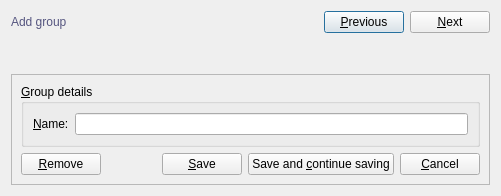
<?xml version="1.0" encoding="UTF-8"?>
<ui version="4.0">
 <class>GroupForm</class>
 <widget class="QDialog" name="GroupForm">
  <property name="geometry">
   <rect>
    <x>0</x>
    <y>0</y>
    <width>501</width>
    <height>196</height>
   </rect>
  </property>
  <property name="windowTitle">
   <string>Group :: Form</string>
  </property>
  <property name="windowIcon">
   <iconset resource="resources.qrc">
    <normaloff>:/default/static/default/icons/22x22/face-devilish.png</normaloff>:/default/static/default/icons/22x22/face-devilish.png</iconset>
  </property>
  <layout class="QGridLayout" name="gridLayout">
   <item row="0" column="0">
    <layout class="QHBoxLayout" name="horizontalLayout_2">
     <item>
      <widget class="QLabel" name="titleLabel">
       <property name="styleSheet">
        <string notr="true">color: rgb(85, 85, 127);
font: 75 14pt &quot;DejaVu Sans Mono&quot;;</string>
       </property>
       <property name="text">
        <string>Add group</string>
       </property>
      </widget>
     </item>
     <item>
      <spacer name="horizontalSpacer_3">
       <property name="orientation">
        <enum>Qt::Horizontal</enum>
       </property>
       <property name="sizeHint" stdset="0">
        <size>
         <width>40</width>
         <height>20</height>
        </size>
       </property>
      </spacer>
     </item>
     <item>
      <widget class="QPushButton" name="previousPushButton">
       <property name="text">
        <string>&amp;Previous</string>
       </property>
       <property name="icon">
        <iconset resource="resources.qrc">
         <normaloff>:/default/static/default/icons/22x22/go-previous.png</normaloff>:/default/static/default/icons/22x22/go-previous.png</iconset>
       </property>
       <property name="shortcut">
        <string>Ctrl+Right, Ctrl+PgDown</string>
       </property>
      </widget>
     </item>
     <item>
      <widget class="QPushButton" name="nextPushButton">
       <property name="text">
        <string>&amp;Next</string>
       </property>
       <property name="icon">
        <iconset resource="resources.qrc">
         <normaloff>:/default/static/default/icons/22x22/go-next.png</normaloff>:/default/static/default/icons/22x22/go-next.png</iconset>
       </property>
       <property name="shortcut">
        <string>Ctrl+Left, Ctrl+PgUp</string>
       </property>
      </widget>
     </item>
    </layout>
   </item>
   <item row="1" column="0">
    <widget class="QLabel" name="statusLabel">
     <property name="text">
      <string/>
     </property>
    </widget>
   </item>
   <item row="2" column="0">
    <widget class="QFrame" name="frame">
     <property name="frameShape">
      <enum>QFrame::StyledPanel</enum>
     </property>
     <property name="frameShadow">
      <enum>QFrame::Raised</enum>
     </property>
     <layout class="QGridLayout" name="gridLayout_2">
      <item row="0" column="0">
       <widget class="QGroupBox" name="groupGroupBox">
        <property name="title">
         <string>&amp;Group details</string>
        </property>
        <layout class="QFormLayout" name="formLayout">
         <item row="0" column="0">
          <widget class="QLabel" name="nameLabel">
           <property name="text">
            <string>&amp;Name:</string>
           </property>
           <property name="buddy">
            <cstring>nameLineEdit</cstring>
           </property>
          </widget>
         </item>
         <item row="0" column="1">
          <widget class="QLineEdit" name="nameLineEdit"/>
         </item>
        </layout>
       </widget>
      </item>
      <item row="1" column="0">
       <layout class="QHBoxLayout" name="horizontalLayout">
        <item>
         <widget class="QPushButton" name="removePushButton">
          <property name="text">
           <string>&amp;Remove</string>
          </property>
          <property name="icon">
           <iconset resource="resources.qrc">
            <normaloff>:/default/static/default/icons/22x22/edit-delete.png</normaloff>:/default/static/default/icons/22x22/edit-delete.png</iconset>
          </property>
          <property name="shortcut">
           <string>Ctrl+Del</string>
          </property>
         </widget>
        </item>
        <item>
         <spacer name="horizontalSpacer">
          <property name="orientation">
           <enum>Qt::Horizontal</enum>
          </property>
          <property name="sizeHint" stdset="0">
           <size>
            <width>40</width>
            <height>20</height>
           </size>
          </property>
         </spacer>
        </item>
        <item>
         <widget class="QPushButton" name="savePushButton">
          <property name="text">
           <string>&amp;Save</string>
          </property>
          <property name="icon">
           <iconset resource="resources.qrc">
            <normaloff>:/default/static/default/icons/22x22/dialog-ok-apply.png</normaloff>:/default/static/default/icons/22x22/dialog-ok-apply.png</iconset>
          </property>
          <property name="shortcut">
           <string>Ctrl+S</string>
          </property>
         </widget>
        </item>
        <item>
         <widget class="QPushButton" name="saveAndContinueSavingPushButton">
          <property name="text">
           <string>Save and &amp;continue saving</string>
          </property>
          <property name="icon">
           <iconset resource="resources.qrc">
            <normaloff>:/default/static/default/icons/22x22/dialog-ok.png</normaloff>:/default/static/default/icons/22x22/dialog-ok.png</iconset>
          </property>
          <property name="shortcut">
           <string>Ctrl+Shift+S</string>
          </property>
         </widget>
        </item>
        <item>
         <widget class="QPushButton" name="cancelPushButton">
          <property name="text">
           <string>&amp;Cancel</string>
          </property>
          <property name="icon">
           <iconset resource="resources.qrc">
            <normaloff>:/default/static/default/icons/22x22/dialog-cancel.png</normaloff>:/default/static/default/icons/22x22/dialog-cancel.png</iconset>
          </property>
          <property name="shortcut">
           <string>Ctrl+W</string>
          </property>
         </widget>
        </item>
       </layout>
      </item>
     </layout>
    </widget>
   </item>
  </layout>
 </widget>
 <tabstops>
  <tabstop>savePushButton</tabstop>
  <tabstop>saveAndContinueSavingPushButton</tabstop>
  <tabstop>removePushButton</tabstop>
  <tabstop>nextPushButton</tabstop>
  <tabstop>cancelPushButton</tabstop>
 </tabstops>
 <resources>
  <include location="resources.qrc"/>
 </resources>
 <connections/>
</ui>
